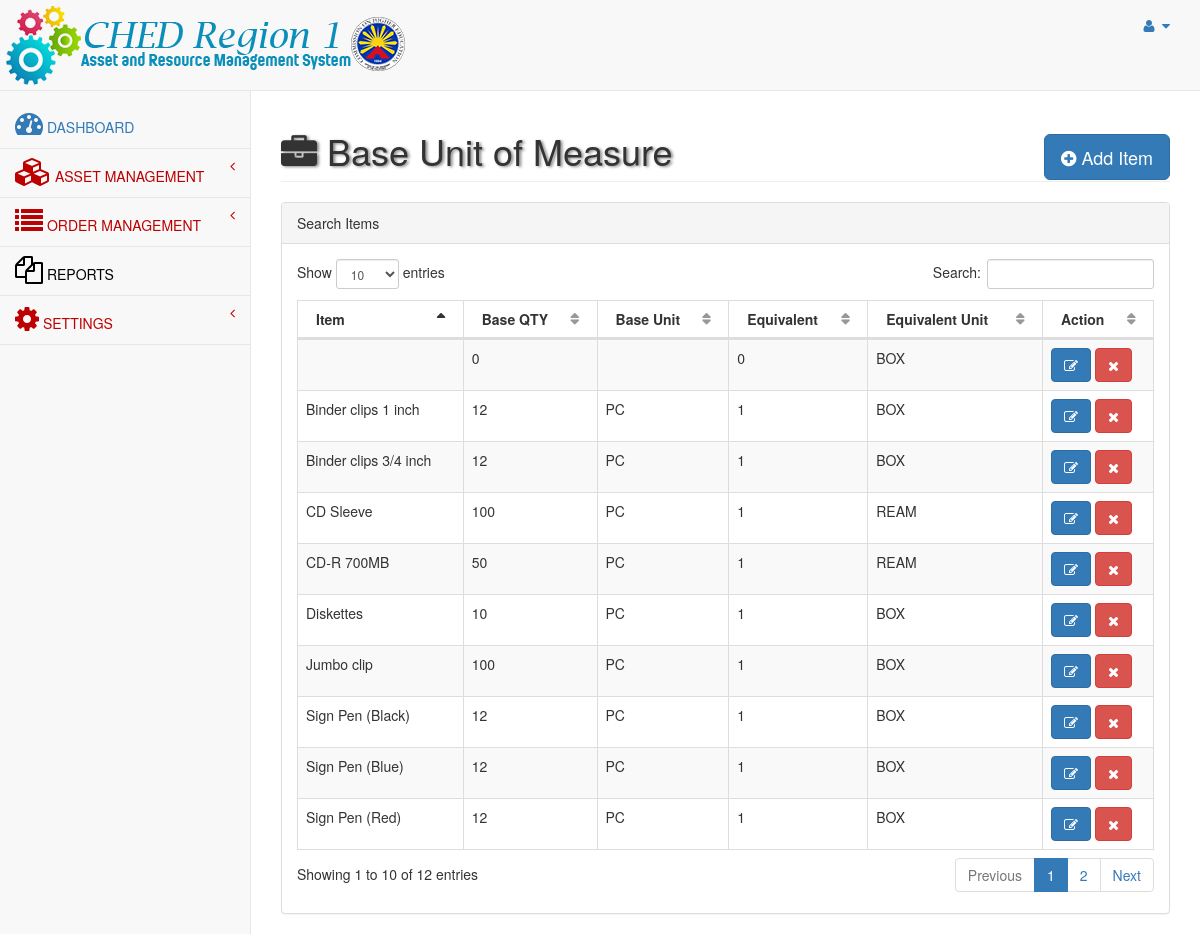
/admin/old/items_baseunit.php, run on the app's committed database.
### tables this page shows
CREATE TABLE `items_buom` (
  `item_buom_id` int(11) NOT NULL AUTO_INCREMENT,
  `itemNo` int(11) DEFAULT NULL,
  `base_qty` int(11) DEFAULT NULL,
  `base_unit` varchar(50) DEFAULT NULL,
  `equiv_qty` int(11) DEFAULT NULL,
  `equiv_unit` varchar(50) DEFAULT NULL,
  PRIMARY KEY (`item_buom_id`)
);

CREATE TABLE `items` (
  `itemNo` bigint(20) NOT NULL AUTO_INCREMENT,
  `description` varchar(200) NOT NULL,
  `category` varchar(100) NOT NULL DEFAULT 'Office Supply',
  `unit` varchar(20) NOT NULL DEFAULT 'PC',
  `unitCost` double(10,2) NOT NULL DEFAULT '0.00',
  `inventory_qty` int(11) DEFAULT '0',
  `supplierID` int(11) DEFAULT '0',
  PRIMARY KEY (`itemNo`)
);

### admin/include/functions.php (called while the page is built, shortened)
<?php
function selectListSQL($q){
	$conn = dbConnect();
	$stmt = $conn->prepare($q);
	$stmt->execute();
	$rows = $stmt->fetchAll();
	return $rows;
}
?>

### admin/old/items_baseunit.php (the view, shortened to what this page needs)
<?php
include('header.php');
include_once("include/functions.php");
?>
<div id="page-wrapper">
            <div class="row">
                <div class="col-lg-12">
                    <h1 class="page-header"><i class="fa fa-briefcase fa-1x"></i> Base Unit of Measure
						<div class="pull-right">
							<button id="additembutton" class="btn btn-primary btn-lg" data-toggle="modal" data-target="#addItem">
                                <i class="fa fa-plus-circle"></i> Add Item
                            </button>
                         </div>
					</h1>
                </div>
            </div>
            <div class="row">
					<div class="col-lg-12">
					<div class="panel panel-default">
								<div class="panel-heading">
								   Search Items
								</div>
					<div class="panel-body">
									<div class="dataTable_wrapper">
										<table class="table table-striped table-bordered table-hover" id="dataTables-baseunit">
											<thead>
												<tr>
													<th>Item</th>
													<th>Base QTY</th>
													<th>Base Unit</th>
													<th>Equivalent</th>
													<th>Equivalent Unit</th>
													<th>Action</th>
												</tr>
											</thead>
											<tbody>
											<?php
											$itemlist = selectListSQL("SELECT * FROM items_buom LEFT JOIN items ON items_buom.itemNo = items.itemNo");
											foreach ($itemlist as $rows => $link) {
												$itemNo = $link['itemNo'];
												$description = $link['description'];
												$base_qty = $link['base_qty'];
												$base_unit = $link['base_unit'];
												$equiv_qty = $link['equiv_qty'];
												$equiv_unit = $link['equiv_unit'];
												echo "<tr class='odd gradeX'>";
												echo "<td>$description</td>";
												echo "<td>$base_qty</td>";
												echo "<td>$base_unit</td>";
												echo "<td>$equiv_qty</td>";
												echo "<td>$equiv_unit</td>";
												echo "<td class='center'>
													<button class='btn btn-primary' onClick='edititem($itemNo)'  data-toggle='modal' data-target='#addItem'><i class='fa fa-edit'></i></button>
													<button class='btn btn-danger notification' id='notification' onClick='deleteitem($itemNo)'><i class='fa fa-times'></i></button>
												</td>";
												echo "</tr>";
											}
											?>
											</tbody>
										</table>
									</div>
								</div>
								</div>
								</div>
								</div>
        </div>
    </div>
<?php
include('footer.php');
?>

### data on the page
items_buom: items.description "Sign Pen (Blue)", base_qty "12", base_unit "PC", equiv_qty "1", equiv_unit "BOX"
items_buom: items.description "Sign Pen (Black)", base_qty "12", base_unit "PC", equiv_qty "1", equiv_unit "BOX"
items_buom: items.description "Sign Pen (Red)", base_qty "12", base_unit "PC", equiv_qty "1", equiv_unit "BOX"
items_buom: items.description "Binder clips 3/4 inch", base_qty "12", base_unit "PC", equiv_qty "1", equiv_unit "BOX"
items_buom: items.description "Jumbo clip", base_qty "100", base_unit "PC", equiv_qty "1", equiv_unit "BOX"
items_buom: items.description "CD-R 700MB", base_qty "50", base_unit "PC", equiv_qty "1", equiv_unit "REAM"
items_buom: items.description "CD Sleeve", base_qty "100", base_unit "PC", equiv_qty "1", equiv_unit "REAM"
items_buom: items.description "Diskettes", base_qty "10", base_unit "PC", equiv_qty "1", equiv_unit "BOX"
items_buom: items.description "Binder clips 1 inch", base_qty "12", base_unit "PC", equiv_qty "1", equiv_unit "BOX"
items_buom: base_qty "0", equiv_qty "0", equiv_unit "BOX"
